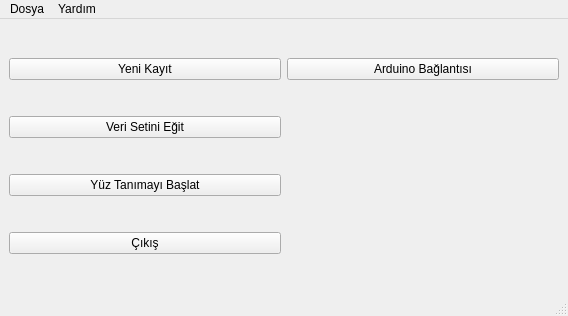
<?xml version="1.0" encoding="UTF-8"?>
<ui version="4.0">
 <author>Ecrin Yıldız</author>
 <class>MainWindow</class>
 <widget class="QMainWindow" name="MainWindow">
  <property name="geometry">
   <rect>
    <x>0</x>
    <y>0</y>
    <width>568</width>
    <height>316</height>
   </rect>
  </property>
  <property name="windowTitle">
   <string>Yüz Tanıma Sistemi</string>
  </property>
  <property name="windowIcon">
   <iconset>
    <normaloff>icons/icon.png</normaloff>icons/icon.png</iconset>
  </property>
  <widget class="QWidget" name="centralwidget">
   <layout class="QGridLayout" name="gridLayout">
    <item row="0" column="0">
     <widget class="QPushButton" name="yeni_kayit_butonu">
      <property name="text">
       <string>Yeni Kayıt</string>
      </property>
      <property name="autoDefault">
       <bool>false</bool>
      </property>
     </widget>
    </item>
    <item row="0" column="1">
     <widget class="QPushButton" name="arduino_baglanti_butonu">
      <property name="enabled">
       <bool>true</bool>
      </property>
      <property name="text">
       <string>Arduino Bağlantısı</string>
      </property>
      <property name="icon">
       <iconset>
        <normaloff>../icons/arduino.png</normaloff>../icons/arduino.png</iconset>
      </property>
     </widget>
    </item>
    <item row="1" column="0">
     <widget class="QPushButton" name="veri_setini_egit_butonu">
      <property name="text">
       <string>Veri Setini Eğit</string>
      </property>
     </widget>
    </item>
    <item row="2" column="0">
     <widget class="QPushButton" name="yuz_tanima_butonu">
      <property name="text">
       <string>Yüz Tanımayı Başlat</string>
      </property>
     </widget>
    </item>
    <item row="3" column="0">
     <widget class="QPushButton" name="cikis_butonu">
      <property name="text">
       <string>Çıkış</string>
      </property>
     </widget>
    </item>
   </layout>
  </widget>
  <widget class="QMenuBar" name="menubar">
   <property name="geometry">
    <rect>
     <x>0</x>
     <y>0</y>
     <width>568</width>
     <height>22</height>
    </rect>
   </property>
   <widget class="QMenu" name="menuDosya">
    <property name="title">
     <string>Dosya</string>
    </property>
    <addaction name="yeni_kayit_menu"/>
    <addaction name="veriyi_egit_menu"/>
    <addaction name="separator"/>
    <addaction name="cikis_menu"/>
    <addaction name="arduino_baglantisi"/>
   </widget>
   <widget class="QMenu" name="menu_yardim">
    <property name="title">
     <string>Yardım</string>
    </property>
    <addaction name="bilgi_menu"/>
   </widget>
   <addaction name="menuDosya"/>
   <addaction name="menu_yardim"/>
  </widget>
  <widget class="QStatusBar" name="statusbar">
   <property name="enabled">
    <bool>true</bool>
   </property>
  </widget>
  <action name="bilgi_menu">
   <property name="icon">
    <iconset>
     <normaloff>../icons/help.png</normaloff>../icons/help.png</iconset>
   </property>
   <property name="text">
    <string>Bilgi</string>
   </property>
   <property name="shortcut">
    <string>Ctrl+H</string>
   </property>
  </action>
  <action name="yeni_kayit_menu">
   <property name="icon">
    <iconset>
     <normaloff>../icons/yeni_dosya.png</normaloff>../icons/yeni_dosya.png</iconset>
   </property>
   <property name="text">
    <string>Yeni Kayıt</string>
   </property>
   <property name="shortcut">
    <string>Ctrl+N</string>
   </property>
  </action>
  <action name="veriyi_egit_menu">
   <property name="icon">
    <iconset>
     <normaloff>../icons/training.png</normaloff>../icons/training.png</iconset>
   </property>
   <property name="text">
    <string>Veriyi Eğit</string>
   </property>
   <property name="shortcut">
    <string>Ctrl+T</string>
   </property>
  </action>
  <action name="cikis_menu">
   <property name="icon">
    <iconset>
     <normaloff>../icons/exit.png</normaloff>../icons/exit.png</iconset>
   </property>
   <property name="text">
    <string>Çıkış</string>
   </property>
   <property name="shortcut">
    <string>Ctrl+Q</string>
   </property>
   <property name="shortcutContext">
    <enum>Qt::WidgetShortcut</enum>
   </property>
  </action>
  <action name="arduino_baglantisi">
   <property name="icon">
    <iconset>
     <normaloff>../icons/arduino.png</normaloff>../icons/arduino.png</iconset>
   </property>
   <property name="text">
    <string>Arduino Bağlantısı</string>
   </property>
   <property name="shortcut">
    <string>Ctrl+A</string>
   </property>
  </action>
 </widget>
 <tabstops>
  <tabstop>yeni_kayit_butonu</tabstop>
  <tabstop>veri_setini_egit_butonu</tabstop>
  <tabstop>yuz_tanima_butonu</tabstop>
  <tabstop>cikis_butonu</tabstop>
  <tabstop>arduino_baglanti_butonu</tabstop>
 </tabstops>
 <resources/>
 <connections>
  <connection>
   <sender>yeni_kayit_butonu</sender>
   <signal>clicked()</signal>
   <receiver>MainWindow</receiver>
   <slot>kayit_ekrani_ac()</slot>
   <hints>
    <hint type="sourcelabel">
     <x>149</x>
     <y>81</y>
    </hint>
    <hint type="destinationlabel">
     <x>118</x>
     <y>35</y>
    </hint>
   </hints>
  </connection>
  <connection>
   <sender>veri_setini_egit_butonu</sender>
   <signal>clicked()</signal>
   <receiver>MainWindow</receiver>
   <slot>veri_setini_egit()</slot>
   <hints>
    <hint type="sourcelabel">
     <x>149</x>
     <y>138</y>
    </hint>
    <hint type="destinationlabel">
     <x>317</x>
     <y>132</y>
    </hint>
   </hints>
  </connection>
  <connection>
   <sender>yuz_tanima_butonu</sender>
   <signal>clicked()</signal>
   <receiver>MainWindow</receiver>
   <slot>yuz_tanimayi_baslat()</slot>
   <hints>
    <hint type="sourcelabel">
     <x>149</x>
     <y>195</y>
    </hint>
    <hint type="destinationlabel">
     <x>287</x>
     <y>187</y>
    </hint>
   </hints>
  </connection>
  <connection>
   <sender>arduino_baglanti_butonu</sender>
   <signal>clicked()</signal>
   <receiver>MainWindow</receiver>
   <slot>arduino_baglantisini_baslat()</slot>
   <hints>
    <hint type="sourcelabel">
     <x>323</x>
     <y>81</y>
    </hint>
    <hint type="destinationlabel">
     <x>317</x>
     <y>31</y>
    </hint>
   </hints>
  </connection>
  <connection>
   <sender>cikis_butonu</sender>
   <signal>clicked()</signal>
   <receiver>MainWindow</receiver>
   <slot>close()</slot>
   <hints>
    <hint type="sourcelabel">
     <x>149</x>
     <y>253</y>
    </hint>
    <hint type="destinationlabel">
     <x>317</x>
     <y>197</y>
    </hint>
   </hints>
  </connection>
 </connections>
 <slots>
  <slot>kayit_ekrani_ac()</slot>
  <slot>veri_setini_egit()</slot>
  <slot>yuz_tanimayi_baslat()</slot>
  <slot>arduino_baglantisini_baslat()</slot>
 </slots>
</ui>
